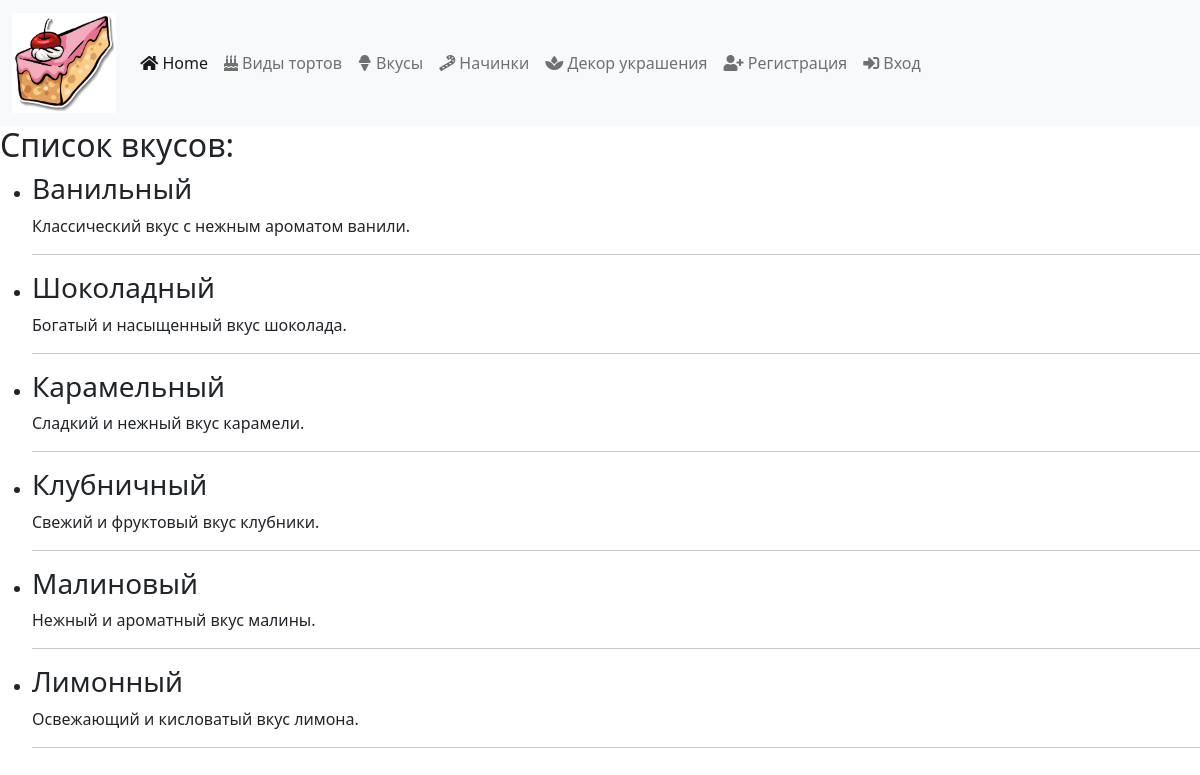
Page /tastes/ on the earlier database version.
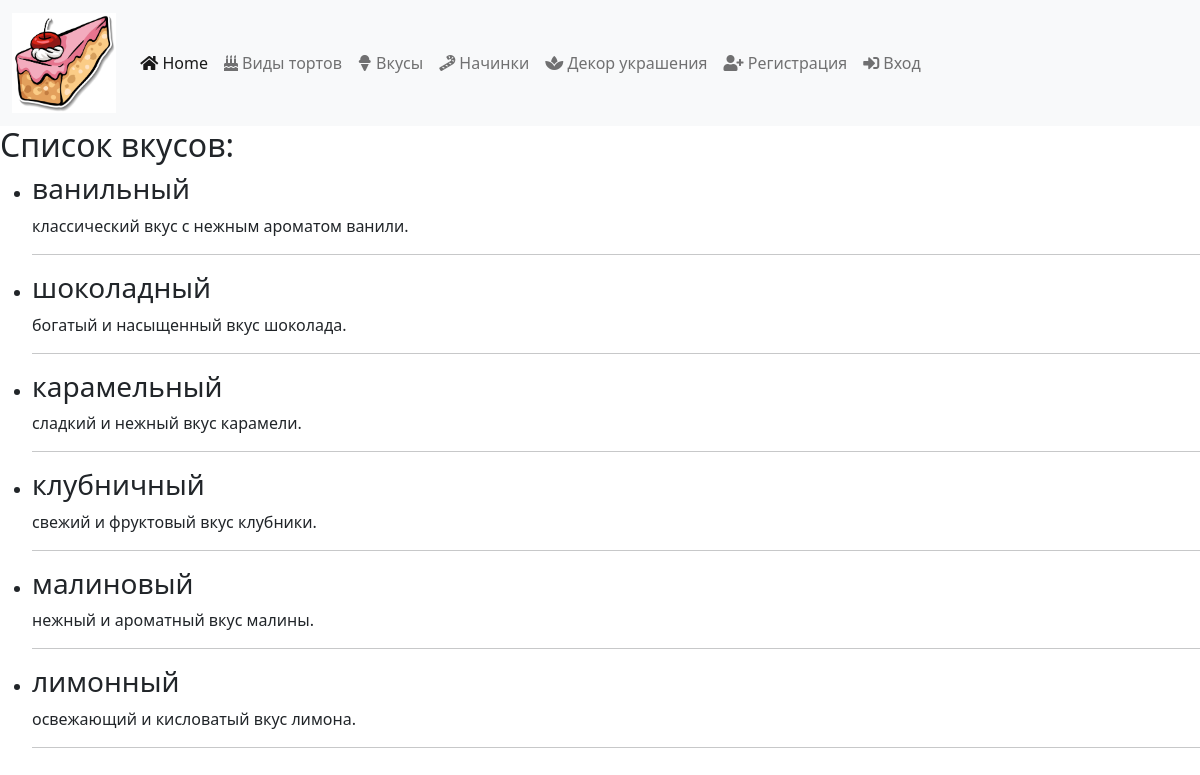
Same page on the later database version.
### pastries/models.py (models this page shows, shortened)
class Taste(models.Model):
    name = models.CharField(max_length=200)
    description = models.TextField(blank=True, null=True)
    available = models.BooleanField(default=True)
    class Meta:
        verbose_name = 'Вкус'
        verbose_name_plural = 'Вкусы'

### pastries/views.py (the view)
# urls.py: path('tastes/', views.SpecificTasteCBV.as_view()),
class SpecificTasteCBV(ListView):
    model = Taste
    template_name = "pastries/specific_tastes.html"
    context_object_name = "specific_tastes"

### pastries/templates/pastries/specific_tastes.html
{% extends 'layouts/index.html' %}
{% block content %}
    <h2>Список вкусов:</h2>
    <ul>
        {% for taste in specific_tastes %}
            <li>
                <h3>{{ taste.name }}</h3>
                <p>{{ taste.description }}</p>
                <hr>
            </li>
        {% empty %}
            <li>В данный момент нет доступных вкусов.</li>
        {% endfor %}
    </ul>
{% endblock %}

Differences in the rows shown:
changed Taste: name "Ванильный" → "ванильный"; description "Классический вкус с нежным ароматом ванили." → "классический вкус с нежным ароматом ванили."
changed Taste: name "Шоколадный" → "шоколадный"; description "Богатый и насыщенный вкус шоколада." → "богатый и насыщенный вкус шоколада."
changed Taste: name "Карамельный" → "карамельный"; description "Сладкий и нежный вкус карамели." → "сладкий и нежный вкус карамели."
changed Taste: name "Клубничный" → "клубничный"; description "Свежий и фруктовый вкус клубники." → "свежий и фруктовый вкус клубники."
changed Taste: name "Малиновый" → "малиновый"; description "Нежный и ароматный вкус малины." → "нежный и ароматный вкус малины."
changed Taste: name "Лимонный" → "лимонный"; description "Освежающий и кисловатый вкус лимона." → "освежающий и кисловатый вкус лимона."
